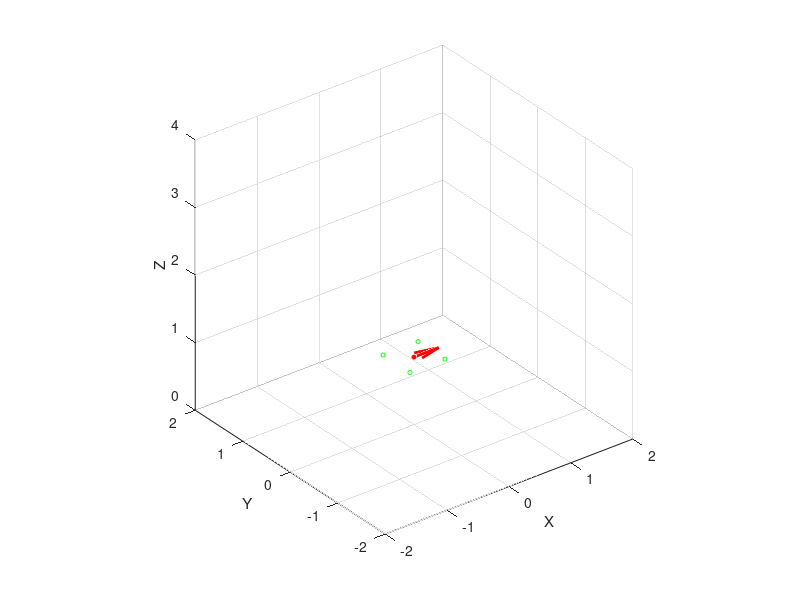

Recreate this plot in MATLAB. (Note: this script raises an error after producing the figure.)
figure;
hold on;
grid on;
view(3);
axis equal;
xlim([-2 2]); ylim([-2 2]); zlim([0 4]);
xlabel('X'); ylabel('Y'); zlabel('Z');

%%%%%%%%%%%%%%%%%%%%%%%%%%%%%%%%%%%%%%%%%%%%%%%%%%%%%%%%%%%%%%%%%%%%%%%%%%%%%%%%
%% CONSTANTS AND INITIAL SETPOINTS/ATTITUDE
%%%%%%%%%%%%%%%%%%%%%%%%%%%%%%%%%%%%%%%%%%%%%%%%%%%%%%%%%%%%%%%%%%%%%%%%%%%%%%%%
G = -9.81; % GRAVITATIONAL ACCELERATION

% set the initial position and rotation variables
% positions in the world
pos_x = 0;
pos_y = 0;
pos_z = 1;
% attitude
roll = 0;
pitch = 0;
yaw = 0;
% relative velocity
vel_x = 0;
vel_y = 0;
vel_z = 0;
% angular velocity
omega_roll = 0;
omega_pitch = 0;
omega_yaw = 0;

% throttle values
throttle_FR = 0;
throttle_FL = 0;
throttle_RL = 0;
throttle_RR = 0; % throttle vals are 0-255

THROTTLE_TO_THRUST_COEFFICIENT = 0.001; % multiply by this value to convert RPM to motor thrust force (N)
DRONE_MASS = 1.0; % (in kg)

drone_x_direction_initial = [1, 0, 0]; % pointing along the x axis
%%%%%%%%%%%%%%%%%%%%%%%%%%%%%%%%%%%%%%%%%%%%%%%%%%%%%%%%%%%%%%%%%%%%%%%%%%%%%%%%

%%%%%%%%%%%%%%%%%%%%%%%%%%%%%%%%%%%%%%%%%%%%%%%%%%%%%%%%%%%%%%%%%%%%%%%%%%%%%%%%
%% INITIALIZE DRONE BODY IN THE SIMULATION
%%%%%%%%%%%%%%%%%%%%%%%%%%%%%%%%%%%%%%%%%%%%%%%%%%%%%%%%%%%%%%%%%%%%%%%%%%%%%%%%
% define the motor positions relative to the center of mass
motor_distance = 0.4; % distance from center to each motor
motor_positions_initial = [
    motor_distance/sqrt(2), motor_distance/sqrt(2), 0;    % FR motor
    -motor_distance/sqrt(2), motor_distance/sqrt(2), 0;   % FL motor
    -motor_distance/sqrt(2), -motor_distance/sqrt(2), 0;  % RL motor
    motor_distance/sqrt(2), -motor_distance/sqrt(2), 0    % RR motor
];

% create initial plot objects
drone_center = plot3(pos_x, pos_y, pos_z, 'ro', 'MarkerSize', 3, 'MarkerFaceColor', 'r');

% create the motor plot objects (blue circles)
motor1 = plot3(motor_positions_initial(1,1), motor_positions_initial(1,2), pos_z, 'go', 'MarkerSize', 3);
motor2 = plot3(motor_positions_initial(2,1), motor_positions_initial(2,2), pos_z, 'go', 'MarkerSize', 3);
motor3 = plot3(motor_positions_initial(3,1), motor_positions_initial(3,2), pos_z, 'go', 'MarkerSize', 3);
motor4 = plot3(motor_positions_initial(4,1), motor_positions_initial(4,2), pos_z, 'go', 'MarkerSize', 3);

arrow_length = 0.4;
front_arrow = quiver3(pos_x, pos_y, pos_z, arrow_length, 0, 0, 0, 'LineWidth', 2, 'Color', 'r', 'MaxHeadSize', 0.5);
%%%%%%%%%%%%%%%%%%%%%%%%%%%%%%%%%%%%%%%%%%%%%%%%%%%%%%%%%%%%%%%%%%%%%%%%%%%%%%%%

%%%%%%%%%%%%%%%%%%%%%%%%%%%%%%%%%%%%%%%%%%%%%%%%%%%%%%%%%%%%%%%%%%%%%%%%%%%%%%%%
%% SIMULATION LOOP
%%%%%%%%%%%%%%%%%%%%%%%%%%%%%%%%%%%%%%%%%%%%%%%%%%%%%%%%%%%%%%%%%%%%%%%%%%%%%%%%
iteration_counter = 0;
sim_running = true;
previous_time = 0;
current_time = 0;

while sim_running == true
    if iteration_counter == 0
    tic;
    end
    delta_time = toc;
    tic;

    % calculate quaternion from current euler angles
    q_roll = quaternion(cos(roll / 2), sin(roll / 2), 0, 0);
    q_pitch = quaternion(cos(pitch / 2), 0, sin(pitch / 2), 0);
    q_yaw = quaternion(cos(yaw / 2), 0, 0, sin(yaw / 2));
    q_total = q_yaw * q_pitch * q_roll;
    
    % apply the rotation to direction vectors
    drone_front_direction = rotatepoint(q_total, drone_x_direction_initial);
    
    % apply the rotation to motor positions
    motor_positions_rotated = rotatepoint(q_total, motor_positions_initial);
    
    % update the center of mass
    set(drone_center, 'XData', pos_x, 'YData', pos_y, 'ZData', pos_z);
    
    % update motors with rotated positions
    set(motor1, 'XData', pos_x + motor_positions_rotated(1,1), 'YData', pos_y + motor_positions_rotated(1,2), 'ZData', pos_z + motor_positions_rotated(1,3));
    set(motor2, 'XData', pos_x + motor_positions_rotated(2,1), 'YData', pos_y + motor_positions_rotated(2,2), 'ZData', pos_z + motor_positions_rotated(2,3));
    set(motor3, 'XData', pos_x + motor_positions_rotated(3,1), 'YData', pos_y + motor_positions_rotated(3,2), 'ZData', pos_z + motor_positions_rotated(3,3));
    set(motor4, 'XData', pos_x + motor_positions_rotated(4,1), 'YData', pos_y + motor_positions_rotated(4,2), 'ZData', pos_z + motor_positions_rotated(4,3));
    
    % update arrows
    set(front_arrow, 'XData', pos_x, 'YData', pos_y, 'ZData', pos_z, 'UData', drone_front_direction(1)*arrow_length, 'VData', drone_front_direction(2)*arrow_length, 'WData', drone_front_direction(3)*arrow_length);

    % update drone velocity based on gravitational acceleration
    vel_z = vel_z + G * delta_time;

    pos_x = pos_x + vel_x * delta_time;
    pos_y = pos_y + vel_y * delta_time;
    if pos_z > 0
        pos_z = pos_z + vel_z * delta_time;
    else
        pos_z = 0; % keeps it from going below the datum
    end


    previous_time = current_time;
    
    drawnow;
    
    iteration_counter = iteration_counter + 1;
end
%%%%%%%%%%%%%%%%%%%%%%%%%%%%%%%%%%%%%%%%%%%%%%%%%%%%%%%%%%%%%%%%%%%%%%%%%%%%%%%%